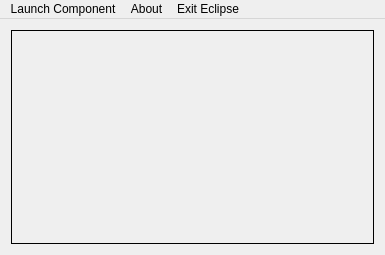
<?xml version="1.0" encoding="UTF-8"?>
<ui version="4.0">
 <class>EclipseClass</class>
 <widget class="QMainWindow" name="EclipseClass">
  <property name="geometry">
   <rect>
    <x>0</x>
    <y>0</y>
    <width>385</width>
    <height>255</height>
   </rect>
  </property>
  <property name="windowTitle">
   <string>Eclipse</string>
  </property>
  <widget class="QWidget" name="centralWidget">
   <layout class="QHBoxLayout" name="horizontalLayout">
    <item>
     <widget class="QLabel" name="label">
      <property name="frameShape">
       <enum>QFrame::Box</enum>
      </property>
      <property name="text">
       <string/>
      </property>
      <property name="pixmap">
       <pixmap resource="Eclipse.qrc">:/Eclipse/Images/MainEclipse.png</pixmap>
      </property>
      <property name="scaledContents">
       <bool>true</bool>
      </property>
     </widget>
    </item>
   </layout>
  </widget>
  <widget class="QMenuBar" name="menuBar">
   <property name="geometry">
    <rect>
     <x>0</x>
     <y>0</y>
     <width>385</width>
     <height>18</height>
    </rect>
   </property>
   <widget class="QMenu" name="menuLaunch_Component">
    <property name="title">
     <string>Launch Component</string>
    </property>
    <addaction name="actionEquity_Scanner"/>
    <addaction name="separator"/>
    <addaction name="actionVolatility_Graph"/>
    <addaction name="separator"/>
    <addaction name="actionOption_Scanner"/>
    <addaction name="separator"/>
    <addaction name="actionExpiration_Graph"/>
   </widget>
   <widget class="QMenu" name="menuExit_ECLIPSE">
    <property name="title">
     <string>Exit Eclipse</string>
    </property>
   </widget>
   <widget class="QMenu" name="menuAbout">
    <property name="title">
     <string>About</string>
    </property>
   </widget>
   <addaction name="menuLaunch_Component"/>
   <addaction name="menuAbout"/>
   <addaction name="menuExit_ECLIPSE"/>
  </widget>
  <action name="actionEquity_Scanner">
   <property name="enabled">
    <bool>true</bool>
   </property>
   <property name="icon">
    <iconset resource="Eclipse.qrc">
     <normaloff>:/Eclipse/Images/stock_scanner.png</normaloff>:/Eclipse/Images/stock_scanner.png</iconset>
   </property>
   <property name="text">
    <string notr="true">Equity Scanner</string>
   </property>
   <property name="iconText">
    <string notr="true">Equity Scanner</string>
   </property>
   <property name="shortcut">
    <string>Ctrl+E</string>
   </property>
   <property name="iconVisibleInMenu">
    <bool>true</bool>
   </property>
  </action>
  <action name="actionVolatility_Graph">
   <property name="icon">
    <iconset resource="Eclipse.qrc">
     <normaloff>:/Eclipse/Images/line_chart.png</normaloff>:/Eclipse/Images/line_chart.png</iconset>
   </property>
   <property name="text">
    <string>Volatility Graph</string>
   </property>
   <property name="shortcut">
    <string>Ctrl+V</string>
   </property>
  </action>
  <action name="actionOption_Scanner">
   <property name="icon">
    <iconset resource="Eclipse.qrc">
     <normaloff>:/Eclipse/Images/option_scan.png</normaloff>:/Eclipse/Images/option_scan.png</iconset>
   </property>
   <property name="text">
    <string>Option Scanner</string>
   </property>
   <property name="shortcut">
    <string>Ctrl+O</string>
   </property>
  </action>
  <action name="actionExpiration_Graph">
   <property name="icon">
    <iconset resource="Eclipse.qrc">
     <normaloff>:/Eclipse/Images/expired.png</normaloff>:/Eclipse/Images/expired.png</iconset>
   </property>
   <property name="text">
    <string>Expiration Graph</string>
   </property>
  </action>
 </widget>
 <layoutdefault spacing="6" margin="11"/>
 <resources>
  <include location="Eclipse.qrc"/>
  <include location="../WOPR/Wopr.qrc"/>
  <include location="../OMEGA/omega.qrc"/>
 </resources>
 <connections/>
</ui>
